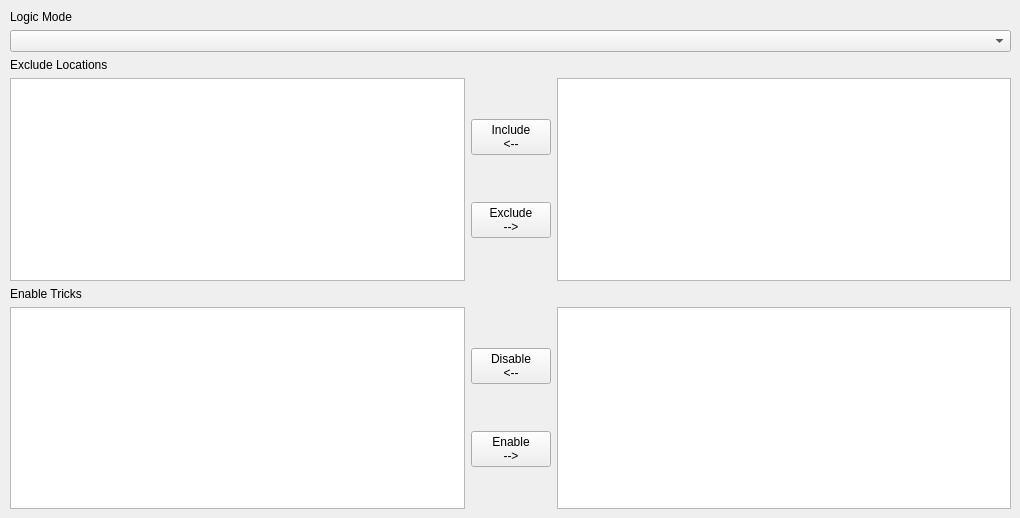
    <widget class="QWidget" name="tab_logic_settings">
     <attribute name="title">
      <string>Logic Settings</string>
     </attribute>
     <widget class="QWidget" name="layoutWidget">
      <property name="geometry">
       <rect>
        <x>10</x>
        <y>10</y>
        <width>1001</width>
        <height>499</height>
       </rect>
      </property>
      <layout class="QVBoxLayout" name="verticalLayout_18">
       <item>
        <widget class="QLabel" name="label_for_option_logic_mode">
         <property name="text">
          <string>Logic Mode</string>
         </property>
        </widget>
       </item>
       <item>
        <widget class="QComboBox" name="option_logic_mode"/>
       </item>
       <item>
        <layout class="QVBoxLayout" name="verticalLayout_19">
         <item>
          <widget class="QLabel" name="label">
           <property name="text">
            <string>Exclude Locations</string>
           </property>
          </widget>
         </item>
         <item>
          <layout class="QHBoxLayout" name="horizontalLayout_17">
           <item>
            <widget class="QListView" name="included_locations"/>
           </item>
           <item>
            <layout class="QVBoxLayout" name="verticalLayout_20">
             <item>
              <widget class="QPushButton" name="include_location">
               <property name="text">
                <string>Include
&lt;--</string>
               </property>
              </widget>
             </item>
             <item>
              <widget class="QPushButton" name="exclude_location">
               <property name="text">
                <string>Exclude
--&gt;</string>
               </property>
              </widget>
             </item>
            </layout>
           </item>
           <item>
            <widget class="QListView" name="excluded_locations"/>
           </item>
          </layout>
         </item>
        </layout>
       </item>
       <item>
        <layout class="QVBoxLayout" name="verticalLayout_25">
         <item>
          <widget class="QLabel" name="label_5">
           <property name="text">
            <string>Enable Tricks</string>
           </property>
          </widget>
         </item>
         <item>
          <layout class="QHBoxLayout" name="horizontalLayout_18">
           <item>
            <widget class="QListView" name="disabled_tricks">
             <property name="toolTip">
              <string>test</string>
             </property>
            </widget>
           </item>
           <item>
            <layout class="QVBoxLayout" name="verticalLayout_21">
             <item>
              <widget class="QPushButton" name="disable_trick">
               <property name="text">
                <string>Disable
&lt;--</string>
               </property>
              </widget>
             </item>
             <item>
              <widget class="QPushButton" name="enable_trick">
               <property name="text">
                <string>Enable
--&gt;</string>
               </property>
              </widget>
             </item>
            </layout>
           </item>
           <item>
            <widget class="QListView" name="enabled_tricks"/>
           </item>
          </layout>
         </item>
        </layout>
       </item>
      </layout>
     </widget>
    </widget>
